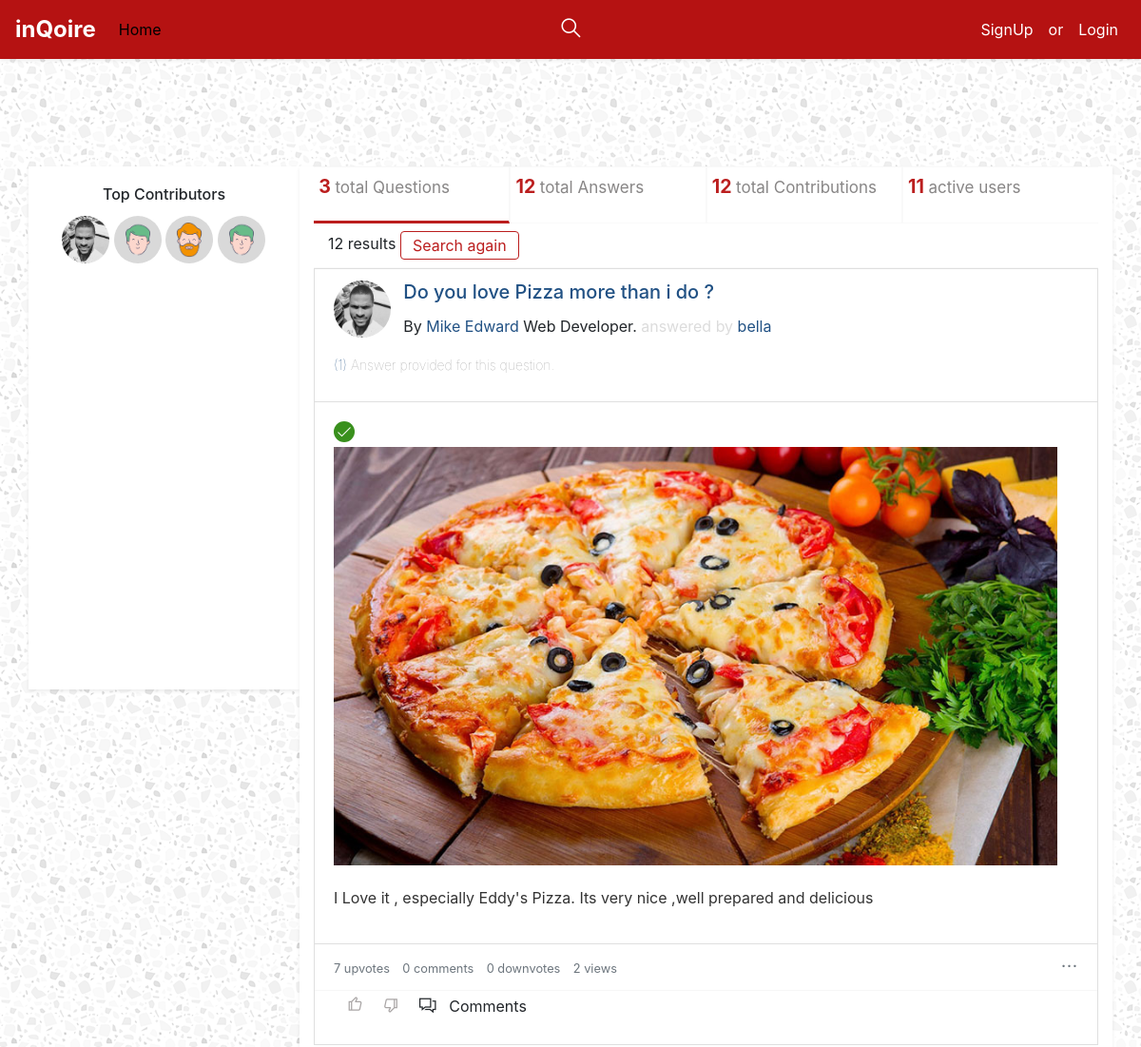
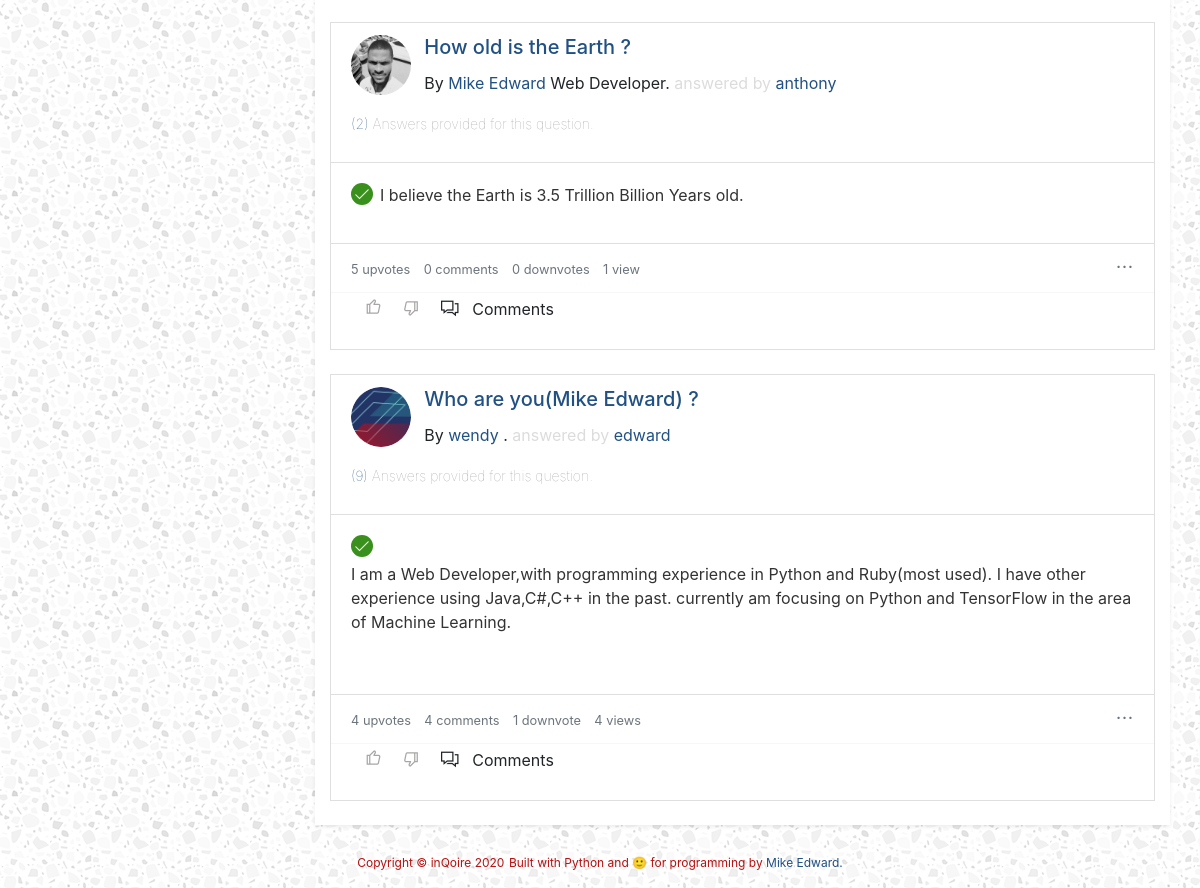
Before: / with the older database file (2 pictures, top to bottom).
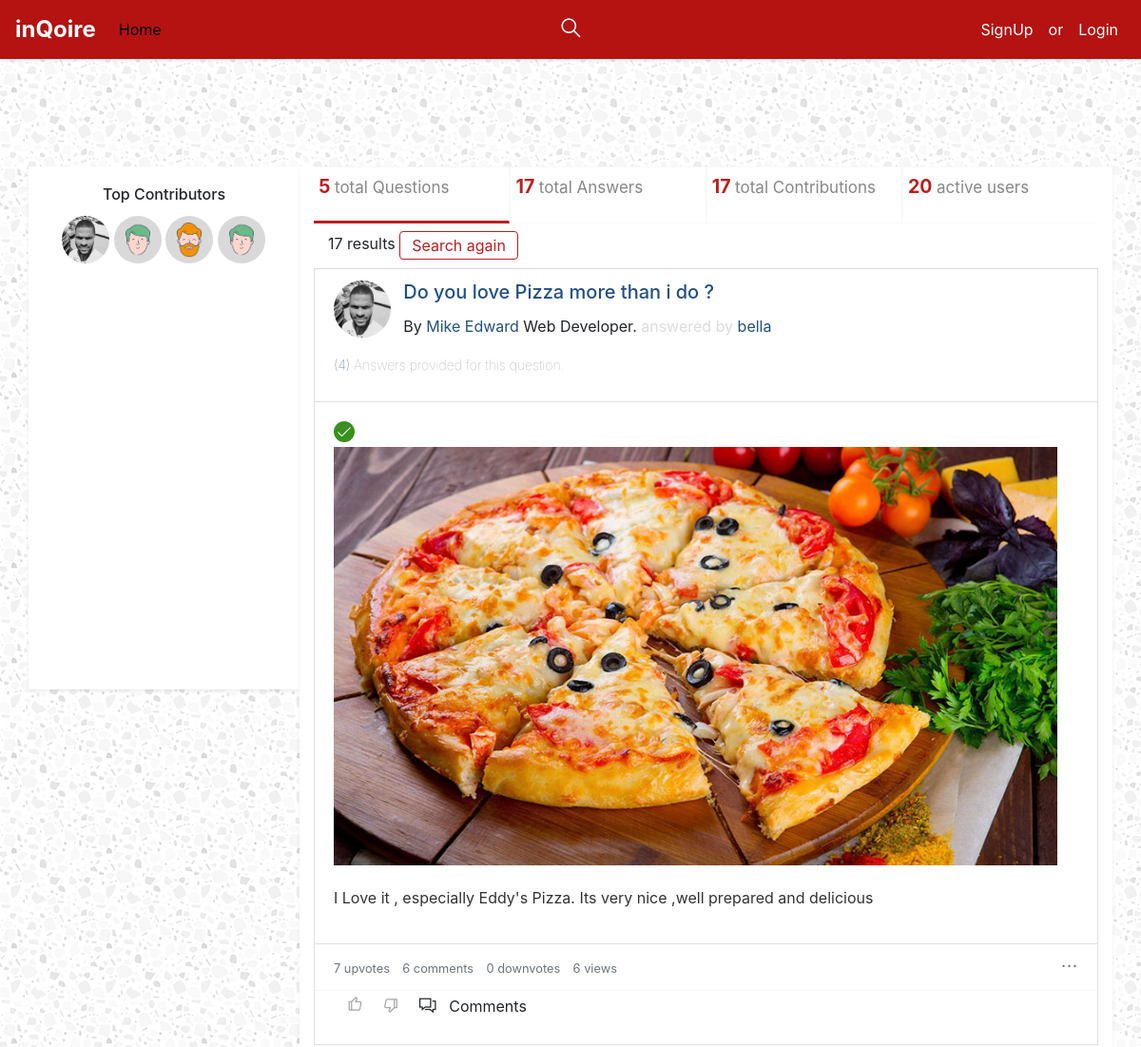
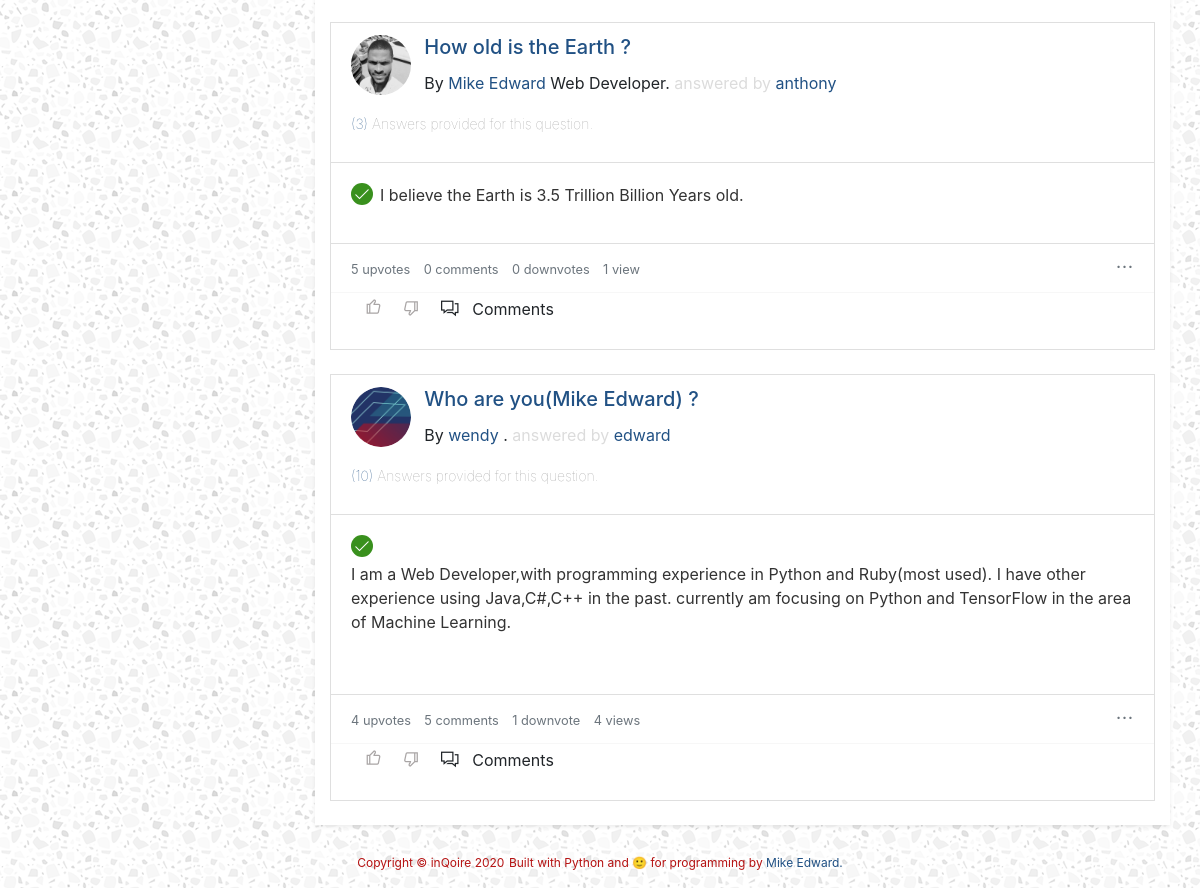
After: the same page with the newer database file (2 pictures, top to bottom).
### inqoire/question/models.py (models this page shows, shortened)
class Question(models.Model):
    asked_by                    = models.ForeignKey(to=settings.AUTH_USER_MODEL,
                                    related_name='questions',
                                    blank=False,
                                    null=False,
                                    on_delete=models.CASCADE)
    text                    	= models.TextField(max_length=400)
    summary 					= models.CharField(max_length=250,blank=True,null=True)
    link 						= models.URLField(max_length=300,blank=True,null=True) # optional - link gives context
    slug                        = models.SlugField(max_length=300,unique=True,null=True,blank=True,db_index=True)
    file                        = models.ImageField(upload_to=file_upload_loc,blank=True,null=True)
    is_answered                 = models.BooleanField(default=False) #most voted answer is accepted as answer
    asked_by_privacy 			= models.PositiveSmallIntegerField(choices=const.ASK_BY_PRIVACY,blank=False,null=True,default=const.PUBLIC)
    created                     = models.DateTimeField(auto_now_add=True)
    updated                     = models.DateTimeField(auto_now=True)
    objects                     = QuestionManager()
    class Meta:
    	ordering 				= ('-created',)
    	verbose_name			= 'Question'
    	verbose_name_plural     = 'Questions'
    def get_absolute_url(self):
        return reverse('question:question_detail',args=[str(self.slug)])
    qst_detail_url = property(get_absolute_url)
    @property
    def most_upvote_answer(self):
        VALUE = 4
        if self.answers:
            return self.answers.filter(upvotes__gte=VALUE).first()
        return None
    @property
    def file_url(self):
        if self.file:
            return self.file.url
        return
    def human_readable_timestamp(self):
        return humanize(self.created)
    timestamp = property(human_readable_timestamp)
    @property
    def answers_count(self):
        return self.answers.count()

### inqoire/answer/models.py (models this page shows, shortened)
class Answer(models.Model):
	answer_by 		= models.ForeignKey(settings.AUTH_USER_MODEL,
										related_name='answers_by',
										on_delete=models.SET_NULL,
										blank=True,
										null=True)
	question 		= models.ForeignKey(to=Question,
										related_name='answers',
										on_delete=models.CASCADE)
	slug            = models.SlugField(max_length=150,unique=True,null=True,blank=True)
	text			= models.TextField(max_length=500)
	file 			= models.ImageField(upload_to=file_answer_loc,blank=True,null=True)
	upvotes 		= models.PositiveSmallIntegerField(default=0)
	downvotes 		= models.PositiveSmallIntegerField(default=0)
	views 			= models.PositiveSmallIntegerField(default=0,blank=True,null=True)
	answered_on 	= models.DateTimeField(blank=False,null=True)
	created 		= models.DateTimeField(auto_now_add=True)
	updated 		= models.DateTimeField(auto_now=True)
	class Meta:
		ordering 	 = (('upvotes'),)
		verbose_name = 'Answer'
		verbose_name_plural = 'Answers'
	def get_absolute_url(self):
		return reverse('answer:answer-view',args=[str(self.slug)])
	@property
	def url(self):
		return self.get_absolute_url()
	def human_readable_timestamp(self):
		return humanize(self.created)
	timestamp = property(human_readable_timestamp)
	@property
	def file_url(self):
		if self.file:
			return self.file.url
		return
	@property
	def answer_comments_count(self):
		if self.comments:
			return self.comments.count()
		return

### inqoire/users/models.py (models this page shows, shortened)
class User(AbstractUser):
    score   		            = models.PositiveSmallIntegerField(default=0,blank=True,null=True)
    phone_number                = models.CharField(max_length=16,blank=False,null=True,unique=True)
    joined_from_ip              = models.GenericIPAddressField(blank=True,null=True)
    last_seen_ip                = models.GenericIPAddressField(blank=True,null=True)
    activated_on                = models.DateTimeField(blank=True,null=True) # date account was activated after mail was sent.
    free_subscription_ends_on   = models.DateTimeField(blank=True,null=True) # set 1 month of site use,like its done on medium.com
    def __str__(self):
        return self.username
    @property
    def full_name(self):
        if self.first_name and self.last_name:
            return self.last_name +' '+self.first_name
        return self.username
    def get_absolute_url(self):
        return reverse('users:user-view',args=[str(self.username)])
    @property
    def url(self):
        return self.get_absolute_url()

class Profile(models.Model):
    owner           = models.OneToOneField(to=settings.AUTH_USER_MODEL,
                                            related_name='profile',
                                            on_delete=models.CASCADE)
    pic             = models.ImageField(upload_to=helpers.dp_upload_loc,blank=True,null=True)
    bio             = models.TextField(max_length=150,blank=True,null=True,default='This project was built as my #2 exercise with Python.')
    profession      = models.CharField(max_length=150,blank=True,null=True)
    gender          = models.CharField(max_length=6,blank=True,null=True)
    created         = models.DateTimeField(auto_now_add=True)
    updated         = models.DateTimeField(auto_now=True)
    class Meta:
        ordering       = ('-created',)
        verbose_name   = 'Profile'
        verbose_name_plural = 'Profiles'
    @property
    def pic_url(self):
        if self.pic:
            return self.pic.url
        return

### config/views.py (the view)
# urls.py: path('',views.welcome_to_inqoire,name='index'),
def welcome_to_inqoire(request,**kwargs):
	question_qs = Question.objects.all()
	ctx = dict()
	if request.session.get('message',False):
		ctx['message'] = request.session.get('message',False)
		print('welcome message')
	ctx['vote_form'] = VoteForm()
	ctx['answer_form'] = AnswerAddForm(initial={'answer_by':request.user})
	ctx['questions'] = question_qs
	questions_count = Question.objects.count()
	answer_count	= Answer.objects.count()
	ctx['q_count'] = questions_count
	ctx['a_count'] = answer_count
	ctx['contribution_count'] = Contribution.objects.count()
	ctx['users_count'] = inQoireUser.objects.count()
	ctx['superuser'] = inQoireUser.objects.first()
	return TemplateResponse(request,'index.html',ctx)

### inqoire/account/context_processors.py (called while the page is built)
def is_auth(request):
	flag = False
	if request.user.is_authenticated:
		flag = True
	return {'is_auth':flag}

### inqoire/question/models.py (called while the page is built)
    def all(self):
        return self.filter(is_answered=True)

    def get_queryset(self):
        return QuestionQuerySet(self.model,using=self._db)

    def all(self):
        return self.get_queryset().all()

### templates/index.html (shortened to what this page needs)
{% extends '_layout.html' %}
{% load static %}
{% block nav %}
	{% include 'partials/_nav.html' %}
{% endblock %}
{% block search %}
<section class="container search-container">
  <section class="row">
    <section class="col-lg-12">
    </section>
  </section>
</section>
{% endblock %}
{% block content %}
	<section class="container content-container">
		<section class="row" style="margin-top: 7em;">
				<div class="card col-lg-3 shadow-sm aside-card mb-1">
				  <div class="card-body">
				    <h6 class="card-title text-center">Top Contributors</h6>
				    	<a href="{{superuser.url}}"><img src="{{superuser.profile.pic_url}}" class="c-avatar"/></a>
				    	<a href="#"><img src="{% static 'img/contrib-avatar/2.png' %}" class="c-avatar"/></a>
				    	<a href="#"><img src="{% static 'img/contrib-avatar/1.png' %}" class="c-avatar"/></a>
				    	<a href="#"><img src="{% static 'img/contrib-avatar/2.png' %}" class="c-avatar"/></a>
				  </div>
				</div>
			<section class="col-lg-9 shadow-sm right-col-sec">
				<section class="col-lg-12">
				  <section class="row section-box-wrap">
				  	<section class="col-lg-3 section-box count-fig-active">
				  		<p class="count-fig">{{q_count}}</p>
				  		<span>total Questions</span>
				  	</section>
				  	<section class="col-lg-3 section-box">
				  		<p class="count-fig">{{a_count}}</p>
				  		<span>total Answers</span>
				  	</section>
				  	<section class="col-lg-3 section-box">
				  		<p class="count-fig">{{contribution_count}}</p>
				  		<span>total Contributions</span>
				  	</section>
				  	<section class="col-lg-3 section-box">
				  		<p class="count-fig">{{users_count}}</p>
				  		<span>active users</span>
				  	</section>
				  </section>
				</section>
				<section class="col-lg-12">
					<section class="row" style="border-bottom: 1px solid #f8f8f8;">
						<section class="col-lg-12 mt-2 mb-2">
							{{a_count}} results <a href="#" class="btn btn-outline-primary link">Search again</a>
						</section>
					</section>
				</section>
				<section class="col-lg-12">
					<section class="row">
						  {% include 'partials/question-answer-card.html' with questions=questions answer_form=answer_form %}
					</section>
				</section>
			</section>
		</section>
		<section class="row">
			<section class="col-lg-12 mt-4 text-center">
								<p class="cpoy-right-text">Copyright &copy {%if message %}{{message}}{% endif %} inQoire 2020</p>
								<p class="cpoy-right-text">Built with Python and 🙂 for programming by
									<a href="https://github.com/kraft99"> Mike Edward.</a></p>
			</section>
		</section>
	</section>
{% endblock %}

### templates/partials/question-answer-card.html (shortened to what this page needs)
{% load static %}
{% load crispy_forms_tags %}
					{% if questions %}
							{% for q in questions %}
							<div class="card mb-4" style="width: -webkit-fill-available !important;">
								  	  <section class="card-header clear-fix">
								  	  	{% if q.most_upvote_answer.answer_by.profile.pic %}
								  	  	<img src="{{q.asked_by.profile.pic_url}}" alt="" class="avatar-qs" />
								  	  	{% else %}
								  	  	<img src="{% static 'img/avatar-1.png' %}" alt="" class="avatar-qs" />
								  	  	{% endif %}
								  	  	{% if q.text %}
									    <h5 class="card-title">
									    	<a href="{{q.qst_detail_url}}">{{q.text}}</a>
									    </h5>
									    {% endif %}
								  	  	<p>By <a href="{{q.asked_by.url}}">{{q.asked_by.full_name}}</a>
								  	  		{% if q.asked_by.profile.profession %}
								  	  		{{q.asked_by.profile.profession}}{% endif %}.
								  	  		<span class="answer-dt"> answered by
								  	  			<a href="{{q.most_upvote_answer.answer_by.url}}">{{q.most_upvote_answer.answer_by}}</a>
								  	  		</span>
								  	  	</p>
								  	  	<br>
								  	  	<p class="question-answers-count"><a href="#">({{q.answers_count}})</a> Answer{{q.answers_count|pluralize}} provided for this question.</p>
									  </section>
									    <div class="card-body clear-fix	">
									      <i class="la la-check float-left"></i>
									      <p class="card-text">
									      	{% if q.most_upvote_answer.file %}
									      	<a href="{{q.most_upvote_answer.url}}">
										      		<img src="{{q.most_upvote_answer.file_url}}" alt="" class="answer-file-resp">
									        </a>
										    {% elif q.file_url %}
										    <a href="{{q.most_upvote_answer.url}}">
									      		<img src="{{q.file_url}}" alt="" class="answer-file-resp">
									      	</a>
									      	{% endif %}
									      	<p>
									      	<a href="{{q.most_upvote_answer.url}}" class="answer-link"class="answer-link">{{q.most_upvote_answer.text}}</a>
									        </p>
									      </p>
									    </div>
									    <div class="card-footer clear-fix">
									      <small class="text-muted qs-text">
									      {{q.most_upvote_answer.upvotes}} upvote{{q.most_upvote_answer.upvotes|pluralize}}
									  	  </small>
									      <small class="text-muted qs-text comment-small">
									      <span class="count-comment">{{q.most_upvote_answer.answer_comments_count}}</span> comment{{q.most_upvote_answer.answer_comments_count|pluralize}}
									      </small>
									      <small class="text-muted qs-text">
									      {{q.most_upvote_answer.downvotes}} downvote{{q.most_upvote_answer.downvotes|pluralize}}
									  	 </small>
									      <small class="text-muted qs-text">{{q.most_upvote_answer.views}} view{{q.most_upvote_answer.views|pluralize}}</small>
									      <small class="text-muted float-right"><i class="la la-ellipsis-h"></i></small>
									    </div>
									    <div class="divider"></div>
									    <div class="container-fluid">
									    	<div class="row mt-1 mb-1">
									    		<div class="col-lg-12">
									    				<form action="{% url 'vote:user-vote'%}" method="POST" class="vote-form">
									    					{{vote_form}}
									    				</form>
									    				<span class="comment-action">
									    					<i class="la la-comments"></i>
									    					Comments
									    				</span>
									    		</div>
									    	</div>
									    </div>
								  </div>
								  {% endfor %}
						  {% endif %}

Changed rows visible on the page:
changed through a linked row, Question "Do you love Pizza more than i do ?": answers_count "1" → "4"; most_upvote_answer.answer_comments_count "0" → "6"; most_upvote_answer.views "2" → "6"
computed for Question "How old is the Earth ?": answers_count "2" → "3"
computed for Question "Who are you(Mike Edward) ?": answers_count "9" → "10"; most_upvote_answer.answer_comments_count "4" → "5"
Other visible differences:
{{ q_count }}: "3" → "5"
{{ a_count }}: "12" → "17"
{{ contribution_count }}: "12" → "17"
{{ users_count }}: "11" → "20"
